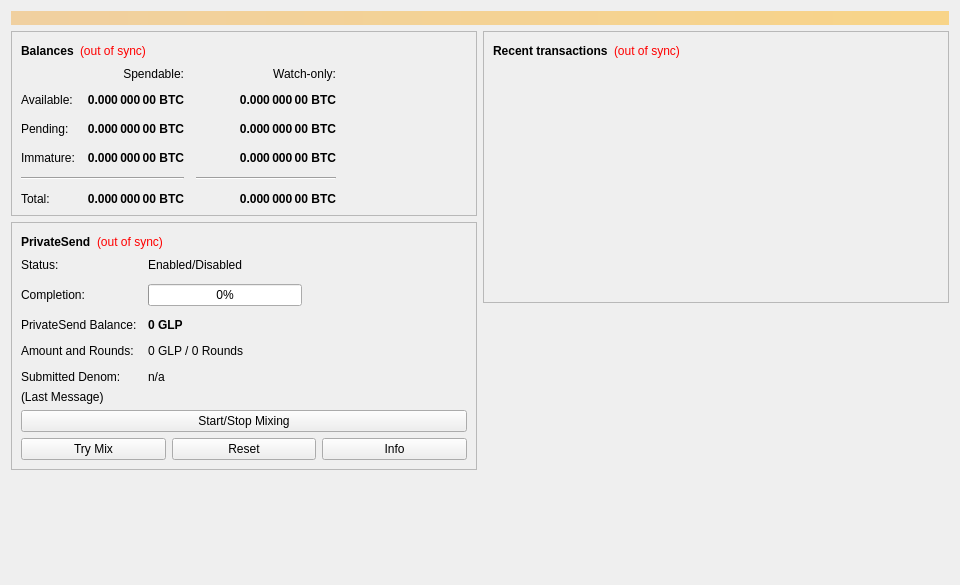
<?xml version="1.0" encoding="UTF-8"?>
<ui version="4.0">
 <class>OverviewPage</class>
 <widget class="QWidget" name="OverviewPage">
  <property name="geometry">
   <rect>
    <x>0</x>
    <y>0</y>
    <width>960</width>
    <height>585</height>
   </rect>
  </property>
  <property name="minimumSize">
   <size>
    <width>960</width>
    <height>0</height>
   </size>
  </property>
  <property name="windowTitle">
   <string>Form</string>
  </property>
  <layout class="QVBoxLayout" name="topLayout">
   <item>
    <widget class="QLabel" name="labelAlerts">
     <property name="visible">
      <bool>false</bool>
     </property>
     <property name="styleSheet">
      <string notr="true">QLabel { background-color: qlineargradient(x1: 0, y1: 0, x2: 1, y2: 0, stop:0 #F0D0A0, stop:1 #F8D488); color:#000000; }</string>
     </property>
     <property name="wordWrap">
      <bool>true</bool>
     </property>
     <property name="margin">
      <number>3</number>
     </property>
     <property name="textInteractionFlags">
      <set>Qt::TextSelectableByMouse</set>
     </property>
    </widget>
   </item>
   <item>
    <layout class="QHBoxLayout" name="horizontalLayout" stretch="1,1">
     <item>
      <layout class="QVBoxLayout" name="verticalLayout_2">
       <item>
        <widget class="QFrame" name="frame">
         <property name="frameShape">
          <enum>QFrame::StyledPanel</enum>
         </property>
         <property name="frameShadow">
          <enum>QFrame::Raised</enum>
         </property>
         <layout class="QVBoxLayout" name="verticalLayout_4">
          <item>
           <layout class="QHBoxLayout" name="horizontalLayout_4">
            <item>
             <widget class="QLabel" name="label_5">
              <property name="font">
               <font>
                <weight>75</weight>
                <bold>true</bold>
               </font>
              </property>
              <property name="text">
               <string>Balances</string>
              </property>
             </widget>
            </item>
            <item>
             <widget class="QLabel" name="labelWalletStatus">
              <property name="toolTip">
               <string>The displayed information may be out of date. Your wallet automatically synchronizes with the GodLikeProducts network after a connection is established, but this process has not completed yet.</string>
              </property>
              <property name="styleSheet">
               <string notr="true">QLabel { color: red; }</string>
              </property>
              <property name="text">
               <string notr="true">(out of sync)</string>
              </property>
              <property name="alignment">
               <set>Qt::AlignLeading|Qt::AlignLeft|Qt::AlignVCenter</set>
              </property>
             </widget>
            </item>
            <item>
             <spacer name="horizontalSpacer_3">
              <property name="orientation">
               <enum>Qt::Horizontal</enum>
              </property>
              <property name="sizeHint" stdset="0">
               <size>
                <width>40</width>
                <height>20</height>
               </size>
              </property>
             </spacer>
            </item>
           </layout>
          </item>
          <item>
           <layout class="QGridLayout" name="gridLayout">
            <property name="spacing">
             <number>12</number>
            </property>
            <item row="2" column="2">
             <widget class="QLabel" name="labelWatchPending">
              <property name="font">
               <font>
                <weight>75</weight>
                <bold>true</bold>
               </font>
              </property>
              <property name="cursor">
               <cursorShape>IBeamCursor</cursorShape>
              </property>
              <property name="toolTip">
               <string>Unconfirmed transactions to watch-only addresses</string>
              </property>
              <property name="text">
               <string notr="true">0.000 000 00 BTC</string>
              </property>
              <property name="alignment">
               <set>Qt::AlignRight|Qt::AlignTrailing|Qt::AlignVCenter</set>
              </property>
              <property name="textInteractionFlags">
               <set>Qt::LinksAccessibleByMouse|Qt::TextSelectableByKeyboard|Qt::TextSelectableByMouse</set>
              </property>
             </widget>
            </item>
            <item row="2" column="1">
             <widget class="QLabel" name="labelUnconfirmed">
              <property name="font">
               <font>
                <weight>75</weight>
                <bold>true</bold>
               </font>
              </property>
              <property name="cursor">
               <cursorShape>IBeamCursor</cursorShape>
              </property>
              <property name="toolTip">
               <string>Total of transactions that have yet to be confirmed, and do not yet count toward the spendable balance</string>
              </property>
              <property name="text">
               <string notr="true">0.000 000 00 BTC</string>
              </property>
              <property name="alignment">
               <set>Qt::AlignRight|Qt::AlignTrailing|Qt::AlignVCenter</set>
              </property>
              <property name="textInteractionFlags">
               <set>Qt::LinksAccessibleByMouse|Qt::TextSelectableByKeyboard|Qt::TextSelectableByMouse</set>
              </property>
             </widget>
            </item>
            <item row="3" column="2">
             <widget class="QLabel" name="labelWatchImmature">
              <property name="font">
               <font>
                <weight>75</weight>
                <bold>true</bold>
               </font>
              </property>
              <property name="cursor">
               <cursorShape>IBeamCursor</cursorShape>
              </property>
              <property name="toolTip">
               <string>Mined balance in watch-only addresses that has not yet matured</string>
              </property>
              <property name="text">
               <string notr="true">0.000 000 00 BTC</string>
              </property>
              <property name="alignment">
               <set>Qt::AlignRight|Qt::AlignTrailing|Qt::AlignVCenter</set>
              </property>
              <property name="textInteractionFlags">
               <set>Qt::LinksAccessibleByMouse|Qt::TextSelectableByKeyboard|Qt::TextSelectableByMouse</set>
              </property>
             </widget>
            </item>
            <item row="4" column="0" colspan="2">
             <widget class="Line" name="lineSpendableBalance">
              <property name="orientation">
               <enum>Qt::Horizontal</enum>
              </property>
             </widget>
            </item>
            <item row="4" column="2">
             <widget class="Line" name="lineWatchBalance">
              <property name="sizePolicy">
               <sizepolicy hsizetype="Preferred" vsizetype="Fixed">
                <horstretch>0</horstretch>
                <verstretch>0</verstretch>
               </sizepolicy>
              </property>
              <property name="minimumSize">
               <size>
                <width>140</width>
                <height>0</height>
               </size>
              </property>
              <property name="orientation">
               <enum>Qt::Horizontal</enum>
              </property>
             </widget>
            </item>
            <item row="5" column="0">
             <widget class="QLabel" name="labelTotalText">
              <property name="text">
               <string>Total:</string>
              </property>
             </widget>
            </item>
            <item row="3" column="1">
             <widget class="QLabel" name="labelImmature">
              <property name="font">
               <font>
                <weight>75</weight>
                <bold>true</bold>
               </font>
              </property>
              <property name="cursor">
               <cursorShape>IBeamCursor</cursorShape>
              </property>
              <property name="toolTip">
               <string>Mined balance that has not yet matured</string>
              </property>
              <property name="text">
               <string notr="true">0.000 000 00 BTC</string>
              </property>
              <property name="alignment">
               <set>Qt::AlignRight|Qt::AlignTrailing|Qt::AlignVCenter</set>
              </property>
              <property name="textInteractionFlags">
               <set>Qt::LinksAccessibleByMouse|Qt::TextSelectableByKeyboard|Qt::TextSelectableByMouse</set>
              </property>
             </widget>
            </item>
            <item row="2" column="3">
             <spacer name="horizontalSpacer_2">
              <property name="orientation">
               <enum>Qt::Horizontal</enum>
              </property>
              <property name="sizeHint" stdset="0">
               <size>
                <width>40</width>
                <height>20</height>
               </size>
              </property>
             </spacer>
            </item>
            <item row="3" column="0">
             <widget class="QLabel" name="labelImmatureText">
              <property name="text">
               <string>Immature:</string>
              </property>
             </widget>
            </item>
            <item row="5" column="1">
             <widget class="QLabel" name="labelTotal">
              <property name="font">
               <font>
                <weight>75</weight>
                <bold>true</bold>
               </font>
              </property>
              <property name="cursor">
               <cursorShape>IBeamCursor</cursorShape>
              </property>
              <property name="toolTip">
               <string>Your current total balance</string>
              </property>
              <property name="text">
               <string notr="true">0.000 000 00 BTC</string>
              </property>
              <property name="alignment">
               <set>Qt::AlignRight|Qt::AlignTrailing|Qt::AlignVCenter</set>
              </property>
              <property name="textInteractionFlags">
               <set>Qt::LinksAccessibleByMouse|Qt::TextSelectableByKeyboard|Qt::TextSelectableByMouse</set>
              </property>
             </widget>
            </item>
            <item row="5" column="2">
             <widget class="QLabel" name="labelWatchTotal">
              <property name="font">
               <font>
                <weight>75</weight>
                <bold>true</bold>
               </font>
              </property>
              <property name="cursor">
               <cursorShape>IBeamCursor</cursorShape>
              </property>
              <property name="toolTip">
               <string>Current total balance in watch-only addresses</string>
              </property>
              <property name="text">
               <string notr="true">0.000 000 00 BTC</string>
              </property>
              <property name="alignment">
               <set>Qt::AlignRight|Qt::AlignTrailing|Qt::AlignVCenter</set>
              </property>
              <property name="textInteractionFlags">
               <set>Qt::LinksAccessibleByMouse|Qt::TextSelectableByKeyboard|Qt::TextSelectableByMouse</set>
              </property>
             </widget>
            </item>
            <item row="0" column="2">
             <widget class="QLabel" name="labelWatchonly">
              <property name="text">
               <string>Watch-only:</string>
              </property>
              <property name="alignment">
               <set>Qt::AlignRight|Qt::AlignTrailing|Qt::AlignVCenter</set>
              </property>
             </widget>
            </item>
            <item row="1" column="0">
             <widget class="QLabel" name="labelBalanceText">
              <property name="text">
               <string>Available:</string>
              </property>
             </widget>
            </item>
            <item row="1" column="1">
             <widget class="QLabel" name="labelBalance">
              <property name="font">
               <font>
                <weight>75</weight>
                <bold>true</bold>
               </font>
              </property>
              <property name="cursor">
               <cursorShape>IBeamCursor</cursorShape>
              </property>
              <property name="toolTip">
               <string>Your current spendable balance</string>
              </property>
              <property name="text">
               <string notr="true">0.000 000 00 BTC</string>
              </property>
              <property name="alignment">
               <set>Qt::AlignRight|Qt::AlignTrailing|Qt::AlignVCenter</set>
              </property>
              <property name="textInteractionFlags">
               <set>Qt::LinksAccessibleByMouse|Qt::TextSelectableByKeyboard|Qt::TextSelectableByMouse</set>
              </property>
             </widget>
            </item>
            <item row="1" column="2">
             <widget class="QLabel" name="labelWatchAvailable">
              <property name="font">
               <font>
                <weight>75</weight>
                <bold>true</bold>
               </font>
              </property>
              <property name="cursor">
               <cursorShape>IBeamCursor</cursorShape>
              </property>
              <property name="toolTip">
               <string>Your current balance in watch-only addresses</string>
              </property>
              <property name="text">
               <string notr="true">0.000 000 00 BTC</string>
              </property>
              <property name="alignment">
               <set>Qt::AlignRight|Qt::AlignTrailing|Qt::AlignVCenter</set>
              </property>
              <property name="textInteractionFlags">
               <set>Qt::LinksAccessibleByMouse|Qt::TextSelectableByKeyboard|Qt::TextSelectableByMouse</set>
              </property>
             </widget>
            </item>
            <item row="2" column="0">
             <widget class="QLabel" name="labelPendingText">
              <property name="text">
               <string>Pending:</string>
              </property>
             </widget>
            </item>
            <item row="0" column="1">
             <widget class="QLabel" name="labelSpendable">
              <property name="text">
               <string>Spendable:</string>
              </property>
              <property name="alignment">
               <set>Qt::AlignRight|Qt::AlignTrailing|Qt::AlignVCenter</set>
              </property>
             </widget>
            </item>
           </layout>
          </item>
         </layout>
        </widget>
       </item>
       <item>
        <widget class="QFrame" name="framePrivateSend">
         <property name="layoutDirection">
          <enum>Qt::LeftToRight</enum>
         </property>
         <property name="frameShape">
          <enum>QFrame::StyledPanel</enum>
         </property>
         <property name="frameShadow">
          <enum>QFrame::Raised</enum>
         </property>
         <layout class="QVBoxLayout" name="VerticalLayout_PS1">
          <item>
           <layout class="QHBoxLayout" name="horizontalLayout_5">
            <item>
             <widget class="QLabel" name="labelPrivateSendHeader">
              <property name="font">
               <font>
                <weight>75</weight>
                <bold>true</bold>
               </font>
              </property>
              <property name="text">
               <string>PrivateSend</string>
              </property>
             </widget>
            </item>
            <item>
             <widget class="QLabel" name="labelPrivateSendSyncStatus">
              <property name="toolTip">
               <string>The displayed information may be out of date. Your wallet automatically synchronizes with the GodLikeProducts network after a connection is established, but this process has not completed yet.</string>
              </property>
              <property name="styleSheet">
               <string notr="true">QLabel { color: red; }</string>
              </property>
              <property name="text">
               <string notr="true">(out of sync)</string>
              </property>
              <property name="alignment">
               <set>Qt::AlignLeading|Qt::AlignLeft|Qt::AlignVCenter</set>
              </property>
             </widget>
            </item>
            <item>
             <spacer name="horizontalSpacer_4">
              <property name="orientation">
               <enum>Qt::Horizontal</enum>
              </property>
              <property name="sizeHint" stdset="0">
               <size>
                <width>40</width>
                <height>20</height>
               </size>
              </property>
             </spacer>
            </item>
           </layout>
          </item>
          <item>
           <layout class="QFormLayout" name="privateSendFormLayout">
            <property name="fieldGrowthPolicy">
             <enum>QFormLayout::AllNonFixedFieldsGrow</enum>
            </property>
            <property name="horizontalSpacing">
             <number>11</number>
            </property>
            <property name="verticalSpacing">
             <number>12</number>
            </property>
            <item row="0" column="0">
             <widget class="QLabel" name="labelPrivateSendEnabledText">
              <property name="text">
               <string>Status:</string>
              </property>
             </widget>
            </item>
            <item row="0" column="1">
             <widget class="QLabel" name="labelPrivateSendEnabled">
              <property name="text">
               <string>Enabled/Disabled</string>
              </property>
             </widget>
            </item>
            <item row="1" column="0">
             <widget class="QLabel" name="labelCompletitionText">
              <property name="text">
               <string>Completion:</string>
              </property>
             </widget>
            </item>
            <item row="1" column="1">
             <widget class="QProgressBar" name="privateSendProgress">
              <property name="maximumSize">
               <size>
                <width>154</width>
                <height>16777215</height>
               </size>
              </property>
              <property name="value">
               <number>0</number>
              </property>
             </widget>
            </item>
            <item row="2" column="0">
             <widget class="QLabel" name="labelAnonymizedText">
              <property name="text">
               <string>PrivateSend Balance:</string>
              </property>
             </widget>
            </item>
            <item row="2" column="1">
             <widget class="QLabel" name="labelAnonymized">
              <property name="font">
               <font>
                <weight>75</weight>
                <bold>true</bold>
               </font>
              </property>
              <property name="text">
               <string notr="true">0 GLP</string>
              </property>
             </widget>
            </item>
            <item row="3" column="0">
             <widget class="QLabel" name="labelAmountAndRoundsText">
              <property name="text">
               <string>Amount and Rounds:</string>
              </property>
             </widget>
            </item>
            <item row="3" column="1">
             <widget class="QLabel" name="labelAmountRounds">
              <property name="text">
               <string>0 GLP / 0 Rounds</string>
              </property>
             </widget>
            </item>
            <item row="4" column="0">
             <widget class="QLabel" name="labelSubmittedDenomText">
              <property name="text">
               <string>Submitted Denom:</string>
              </property>
             </widget>
            </item>
            <item row="4" column="1">
             <widget class="QLabel" name="labelSubmittedDenom">
              <property name="toolTip">
               <string>The denominations you submitted to the Masternode.&lt;br&gt;To mix, other users must submit the exact same denominations.</string>
              </property>
              <property name="text">
               <string>n/a</string>
              </property>
             </widget>
            </item>
           </layout>
          </item>
          <item>
           <layout class="QVBoxLayout" name="VerticalLayout_PS">
            <item>
             <widget class="QLabel" name="labelPrivateSendLastMessage">
              <property name="text">
               <string>(Last Message)</string>
              </property>
              <property name="alignment">
               <set>Qt::AlignLeading|Qt::AlignLeft|Qt::AlignTop</set>
              </property>
              <property name="wordWrap">
               <bool>true</bool>
              </property>
             </widget>
            </item>
            <item>
             <widget class="QPushButton" name="togglePrivateSend">
              <property name="sizePolicy">
               <sizepolicy hsizetype="MinimumExpanding" vsizetype="Fixed">
                <horstretch>0</horstretch>
                <verstretch>0</verstretch>
               </sizepolicy>
              </property>
              <property name="text">
               <string>Start/Stop Mixing</string>
              </property>
             </widget>
            </item>
            <item>
             <layout class="QHBoxLayout" name="horizontalLayout_debugbuttons">
              <item>
               <widget class="QPushButton" name="privateSendAuto">
                <property name="sizePolicy">
                 <sizepolicy hsizetype="MinimumExpanding" vsizetype="Fixed">
                  <horstretch>0</horstretch>
                  <verstretch>0</verstretch>
                 </sizepolicy>
                </property>
                <property name="toolTip">
                 <string>Try to manually submit a PrivateSend request.</string>
                </property>
                <property name="text">
                 <string>Try Mix</string>
                </property>
               </widget>
              </item>
              <item>
               <widget class="QPushButton" name="privateSendReset">
                <property name="sizePolicy">
                 <sizepolicy hsizetype="MinimumExpanding" vsizetype="Fixed">
                  <horstretch>0</horstretch>
                  <verstretch>0</verstretch>
                 </sizepolicy>
                </property>
                <property name="toolTip">
                 <string>Reset the current status of PrivateSend (can interrupt PrivateSend if it's in the process of Mixing, which can cost you money!)</string>
                </property>
                <property name="autoFillBackground">
                 <bool>false</bool>
                </property>
                <property name="text">
                 <string>Reset</string>
                </property>
               </widget>
              </item>
              <item>
               <widget class="QPushButton" name="privateSendInfo">
                <property name="sizePolicy">
                 <sizepolicy hsizetype="MinimumExpanding" vsizetype="Fixed">
                  <horstretch>0</horstretch>
                  <verstretch>0</verstretch>
                 </sizepolicy>
                </property>
                <property name="toolTip">
                 <string>Information about PrivateSend and Mixing</string>
                </property>
                <property name="text">
                 <string>Info</string>
                </property>
               </widget>
              </item>
             </layout>
            </item>
           </layout>
          </item>
         </layout>
        </widget>
       </item>
       <item>
        <spacer name="verticalSpacer">
         <property name="orientation">
          <enum>Qt::Vertical</enum>
         </property>
         <property name="sizeHint" stdset="0">
          <size>
           <width>20</width>
           <height>40</height>
          </size>
         </property>
        </spacer>
       </item>
      </layout>
     </item>
     <item>
      <layout class="QVBoxLayout" name="verticalLayout_3">
       <item>
        <widget class="QFrame" name="frame_2">
         <property name="frameShape">
          <enum>QFrame::StyledPanel</enum>
         </property>
         <property name="frameShadow">
          <enum>QFrame::Raised</enum>
         </property>
         <layout class="QVBoxLayout" name="verticalLayout">
          <item>
           <layout class="QHBoxLayout" name="horizontalLayout_2">
            <item>
             <widget class="QLabel" name="label_4">
              <property name="font">
               <font>
                <weight>75</weight>
                <bold>true</bold>
               </font>
              </property>
              <property name="text">
               <string>Recent transactions</string>
              </property>
             </widget>
            </item>
            <item>
             <widget class="QLabel" name="labelTransactionsStatus">
              <property name="toolTip">
               <string>The displayed information may be out of date. Your wallet automatically synchronizes with the GodLikeProducts network after a connection is established, but this process has not completed yet.</string>
              </property>
              <property name="styleSheet">
               <string notr="true">QLabel { color: red; }</string>
              </property>
              <property name="text">
               <string notr="true">(out of sync)</string>
              </property>
              <property name="alignment">
               <set>Qt::AlignLeading|Qt::AlignLeft|Qt::AlignVCenter</set>
              </property>
             </widget>
            </item>
            <item>
             <spacer name="horizontalSpacer">
              <property name="orientation">
               <enum>Qt::Horizontal</enum>
              </property>
              <property name="sizeHint" stdset="0">
               <size>
                <width>40</width>
                <height>20</height>
               </size>
              </property>
             </spacer>
            </item>
           </layout>
          </item>
          <item>
           <widget class="QListView" name="listTransactions">
            <property name="styleSheet">
             <string notr="true">QListView { background: transparent; }</string>
            </property>
            <property name="frameShape">
             <enum>QFrame::NoFrame</enum>
            </property>
            <property name="verticalScrollBarPolicy">
             <enum>Qt::ScrollBarAlwaysOff</enum>
            </property>
            <property name="horizontalScrollBarPolicy">
             <enum>Qt::ScrollBarAlwaysOff</enum>
            </property>
            <property name="selectionMode">
             <enum>QAbstractItemView::NoSelection</enum>
            </property>
           </widget>
          </item>
         </layout>
        </widget>
       </item>
       <item>
        <spacer name="verticalSpacer_2">
         <property name="orientation">
          <enum>Qt::Vertical</enum>
         </property>
         <property name="sizeHint" stdset="0">
          <size>
           <width>20</width>
           <height>40</height>
          </size>
         </property>
        </spacer>
       </item>
      </layout>
     </item>
    </layout>
   </item>
  </layout>
 </widget>
 <resources/>
 <connections/>
</ui>
